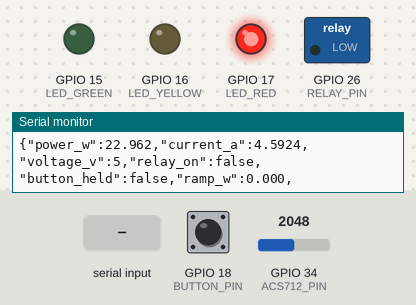
A program run on a simulated ESP32. Shown: switched loads named in the program (green lamp = pin HIGH), output pins drawn as LEDs (lit = HIGH), the last lines printed to the serial monitor. Inputs (shaded band) come from the test bench; at power-on: GPIO 18 (BUTTON_PIN) HIGH, GPIO 34 (ACS712_PIN) = 2048 (analog values on the 0–4095 scale).

Above: at 4.2 s.
4.3 s: "RELAY_ON\n" received over Serial
At 5.3 s:
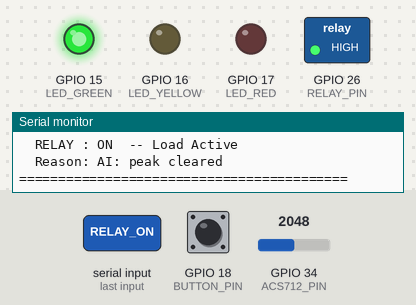
5.8 s: "RELAY_OFF\n" received over Serial
Timing chart, 0 to 8.8 s (numbered marks = the images above; inputs shaded):
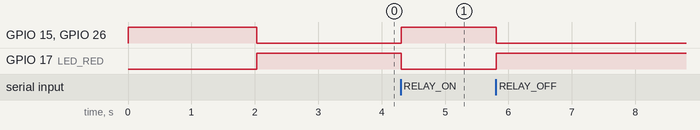

The program:

main.cpp
```cpp
// ============================================================
//  Peak Load Detection System — Group 25
//  ESP32 main.cpp  (Serial-Only Edition — No WiFi)
//
//  The ESP32 acts as a local sensor node:
//    1. Reads ACS712 current sensor → calculates power
//    2. Push-button (GPIO18) simulates peak load via ramp
//    3. Local peak detection (threshold + Z-score) for
//       immediate LED and relay response
//    4. Outputs JSON over Serial for Python Edge AI to read
//
//  Hardware:
//    ACS712 5A  → GPIO34 (ADC)
//    Relay      → GPIO26 (active-HIGH)
//    LED green  → GPIO15
//    LED yellow → GPIO16
//    LED red    → GPIO17
//    Button     → GPIO18 (INPUT_PULLUP, active-LOW)
//
//  Serial output (one JSON line every 2 seconds):
//    {"power_w":1.87,"current_a":0.374,"voltage_v":5.0,
//     "relay_on":true,"button_held":false,"ramp_w":0.00,
//     "status":"NORMAL"}
// ============================================================

#include <Arduino.h>
#include <ArduinoJson.h>

// ---- PINS ----
#define ACS712_PIN    34
#define RELAY_PIN     26
#define LED_GREEN     15    // D15
#define LED_YELLOW    16    // RX2
#define LED_RED       17    // TX2
#define BUTTON_PIN    18

// ---- ACS712 CONFIG ----
#define ACS712_SENSITIVITY  0.185f
#define ADC_RESOLUTION      4095.0f
#define ADC_VREF            3.3f
#define SUPPLY_VOLTAGE      5.0f
#define ADC_SAMPLES         100

// ---- DETECTION CONFIG ----
#define PEAK_THRESHOLD_W    2.0f
#define WARNING_RATIO       0.75f     // 1.5W warning zone (2.0 * 0.75)
#define WINDOW_SIZE         50
#define ZSCORE_CUTOFF       2.5f
#define RELAY_RESTORE_MS    8000      // 8 seconds cooldown
#define BUTTON_RAMP_MAX     2.5f      // Max watts added — must exceed 2.0W peak threshold
#define BUTTON_RAMP_STEP    0.30f     // 0.30W per 2s = clear WARNING→PEAK progression
#define BUTTON_DECAY_STEP   0.15f     // Watts removed per loop cycle on release

// ---- GLOBALS ----
float   windowBuf[WINDOW_SIZE];
int     winIdx      = 0;
int     winCount    = 0;
bool    relayOn     = true;
bool    peakActive  = false;
unsigned long relayTripTime  = 0;
unsigned long lastCycleTime  = 0;
float   buttonRampW = 0.0f;   // current simulated load from button

// ============================================================
//  READ SENSOR
// ============================================================
float readCurrentAmps() {
  long sum = 0;
  for (int i = 0; i < ADC_SAMPLES; i++) {
    sum += analogRead(ACS712_PIN);
    delayMicroseconds(200);
  }
  float avgADC  = (float)sum / ADC_SAMPLES;
  float voltage = (avgADC / ADC_RESOLUTION) * ADC_VREF;
  float mid     = 2.5f;
  float current = (voltage - mid) / ACS712_SENSITIVITY;
  return fabs(current);
}

float calcPower(float amps) {
  return SUPPLY_VOLTAGE * amps;
}

// ============================================================
//  Z-SCORE DETECTION
// ============================================================
bool zscoreDetect(float value) {
  windowBuf[winIdx % WINDOW_SIZE] = value;
  winIdx++;
  winCount = min((int)winIdx, WINDOW_SIZE);
  if (winCount < 10) return false;

  float sum = 0;
  for (int i = 0; i < winCount; i++) sum += windowBuf[i];
  float mean = sum / winCount;

  float sqSum = 0;
  for (int i = 0; i < winCount; i++) sqSum += pow(windowBuf[i] - mean, 2);
  float sd = sqrt(sqSum / winCount);
  if (sd < 0.0001f) return false;

  return ((value - mean) / sd) > ZSCORE_CUTOFF;
}

// ============================================================
//  LOCAL PEAK DETECTION (for immediate LED/relay)
// ============================================================
const char* detectPeakLocal(float powerW, bool &isPeak) {
  bool thresh = (powerW > PEAK_THRESHOLD_W);
  bool zs     = zscoreDetect(powerW);  // still run to keep the window warm

  // LOCAL relay/LED uses THRESHOLD ONLY — z-score alone should not trip hardware.
  // The Python Edge AI ensemble handles statistical detection for the dashboard.
  isPeak = thresh;

  if (thresh && zs) return "THRESHOLD + Z-SCORE";
  if (thresh)       return "THRESHOLD";
  if (zs)           return "Z-SCORE (soft)";
  return "NORMAL";
}

// ============================================================
//  LED UPDATE
// ============================================================
void updateLEDs(float powerW, bool isPeak) {
  digitalWrite(LED_GREEN,  LOW);
  digitalWrite(LED_YELLOW, LOW);
  digitalWrite(LED_RED,    LOW);

  if      (isPeak)                                    digitalWrite(LED_RED,    HIGH);
  else if (powerW > PEAK_THRESHOLD_W * WARNING_RATIO) digitalWrite(LED_YELLOW, HIGH);
  else                                                 digitalWrite(LED_GREEN,  HIGH);
}

// ============================================================
//  RELAY CONTROL
// ============================================================
void setRelay(bool on, const char* reason) {
  relayOn = on;
  digitalWrite(RELAY_PIN, on ? HIGH : LOW);
  Serial.println("==========================================");
  Serial.print  ("  RELAY : ");
  Serial.println(on ? "ON  -- Load Active" : "OFF -- Load Cut");
  Serial.print  ("  Reason: "); Serial.println(reason);
  Serial.println("==========================================");
}

// ============================================================
//  SERIAL JSON OUTPUT
// ============================================================
void publishSerialJSON(float powerW, float currentA, bool buttonHeld, const char* status) {
  StaticJsonDocument<256> doc;
  doc["power_w"]     = serialized(String(powerW, 3));
  doc["current_a"]   = serialized(String(currentA, 4));
  doc["voltage_v"]   = SUPPLY_VOLTAGE;
  doc["relay_on"]    = relayOn;
  doc["button_held"] = buttonHeld;
  doc["ramp_w"]      = serialized(String(buttonRampW, 3));
  doc["status"]      = status;

  // Print as single JSON line for Python to parse
  serializeJson(doc, Serial);
  Serial.println();  // newline terminates the JSON line
}

// ============================================================
//  HANDLE SERIAL COMMANDS (from Python or Serial Monitor)
// ============================================================
void handleSerialCommands() {
  if (!Serial.available()) return;

  String cmd = Serial.readStringUntil('\n');
  cmd.trim();
  cmd.toUpperCase();

  if (cmd == "RELAY_ON" || cmd == "R") {
    if (!relayOn) {
      setRelay(true, "AI: peak cleared");
      relayTripTime = 0;
      peakActive = false;
      // Restore green LED — AI says we're back to normal
      digitalWrite(LED_RED,    LOW);
      digitalWrite(LED_YELLOW, LOW);
      digitalWrite(LED_GREEN,  HIGH);
    }
  }
  else if (cmd == "RELAY_OFF") {
    if (relayOn) {
      setRelay(false, "AI: peak detected");
      relayTripTime = millis();
      peakActive = true;
      // Light red LED — AI detected a peak
      digitalWrite(LED_GREEN,  LOW);
      digitalWrite(LED_YELLOW, LOW);
      digitalWrite(LED_RED,    HIGH);
    }
  }
  else if (cmd == "STATUS" || cmd == "S") {
    Serial.print("[INFO] Relay: "); Serial.print(relayOn ? "ON" : "OFF");
    Serial.print(" | Peak: "); Serial.print(peakActive ? "YES" : "NO");
    Serial.print(" | Ramp: "); Serial.print(buttonRampW, 2);
    Serial.println(" W");
  }
}


// ============================================================
//  SETUP
// ============================================================
void setup() {
  Serial.begin(115200);

  // Relay: set safe state before configuring pin
  digitalWrite(RELAY_PIN, HIGH);   // ON at startup
  pinMode(RELAY_PIN,  OUTPUT);
  digitalWrite(RELAY_PIN, HIGH);

  pinMode(LED_GREEN,  OUTPUT);
  pinMode(LED_YELLOW, OUTPUT);
  pinMode(LED_RED,    OUTPUT);
  pinMode(BUTTON_PIN, INPUT_PULLUP);

  analogReadResolution(12);
  analogSetAttenuation(ADC_11db);

  digitalWrite(LED_GREEN, HIGH);   // Start green
  delay(500);
  setRelay(true, "Startup");

  Serial.println("============================================");
  Serial.println("  Peak Load Detection System -- Group 25");
  Serial.println("  Serial-Only Mode (No WiFi)");
  Serial.println("  Push button to simulate peak load");
  Serial.println("============================================");
}

// ============================================================
//  LOOP
// ============================================================
void loop() {
  // ---- Handle serial commands ----
  handleSerialCommands();

  // ---- 2-second cycle ----
  unsigned long now = millis();
  if (now - lastCycleTime < 2000) return;
  lastCycleTime = now;

  // ---- Read real sensor ----
  float current = readCurrentAmps();
  float powerW  = calcPower(current);

  // ---- BUTTON RAMP (peak simulation) ----
  bool buttonHeld = (digitalRead(BUTTON_PIN) == LOW);
  if (buttonHeld) {
    buttonRampW += BUTTON_RAMP_STEP;
    if (buttonRampW > BUTTON_RAMP_MAX) buttonRampW = BUTTON_RAMP_MAX;
  } else {
    buttonRampW -= BUTTON_DECAY_STEP;
    if (buttonRampW < 0.0f) buttonRampW = 0.0f;
  }
  powerW += buttonRampW;

  // ---- Local peak detection (immediate LED/relay response) ----
  bool isPeak = false;
  const char* reason = detectPeakLocal(powerW, isPeak);

  // Determine status string
  const char* status;
  if (isPeak) {
    status = "PEAK";
  } else if (powerW > PEAK_THRESHOLD_W * WARNING_RATIO) {
    status = "WARNING";
  } else {
    status = "NORMAL";
  }

  // ---- Update LEDs ----
  updateLEDs(powerW, isPeak);

  // ---- Handle relay logic ----
  if (isPeak && !peakActive) {
    // New peak detected — trip relay
    peakActive = true;
    if (relayOn) {
      setRelay(false, reason);
      relayTripTime = now;
    }
  }
  else if (!isPeak && peakActive) {
    // Peak cleared — start cooldown timer
    peakActive = false;
    relayTripTime = now;
  }

  // ---- Auto-restore relay after cooldown ----
  if (!relayOn && !peakActive && relayTripTime > 0) {
    if (now - relayTripTime >= RELAY_RESTORE_MS) {
      setRelay(true, "Cooldown expired");
      relayTripTime = 0;
    }
  }

  // ---- Output JSON over Serial for Python Edge AI ----
  publishSerialJSON(powerW, current, buttonHeld, status);
}
```

Measured:
- after the input at 4.3 s, GPIO 15 (LED_GREEN), GPIO 26 (RELAY_PIN): LOW → HIGH at once; GPIO 17 (LED_RED): HIGH → LOW at once
